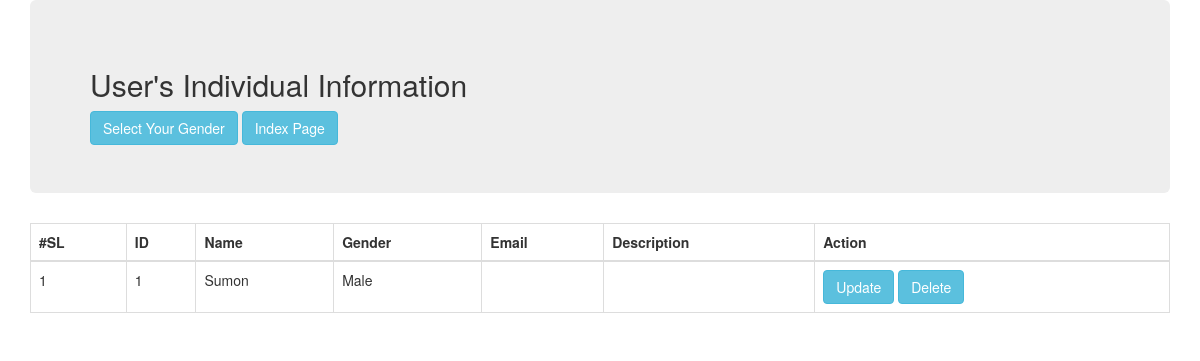
/views/SEIP128014/Gender/view.php?id=1, run on the app's committed database.
### tables this page shows
CREATE TABLE IF NOT EXISTS `gender` (
  `id` int(11) NOT NULL AUTO_INCREMENT,
  `name` varchar(55) NOT NULL,
  `email` varchar(255) NOT NULL,
  `description` text NOT NULL,
  `gender` varchar(255) NOT NULL,
  `trash_at` varchar(55) DEFAULT NULL,
  PRIMARY KEY (`id`)
);

### src/Bitm/SEIP128014/Gender/Gender.php (called while the page is built, shortened)
<?php
class Gender{
	public $conn;
	public $id;
	public function __construct(){
		$this->conn = new \mysqli("localhost","root","","atomicprojectb20") or die("Your are fail to connection!");
	}
	public function prepare(array $input){
		if (array_key_exists("id", $input)) {
			$this->id = $input["id"];
		}
		return $this;
	}
	public function selectById(){
		$sql = "SELECT * FROM `gender` WHERE `id`={$this->id}";
		$result = $this->conn->query($sql);
		$row = $result->fetch_object();
		return $row;
	}
}

### views/SEIP128014/Gender/view.php (the view, shortened to what this page needs)
<?php
$gender = new Gender();
$singleItem = $gender->prepare($_GET)->selectById();
?>
<!DOCTYPE html>
<html lang="en">
<head>
    <link href="../../../resource/bootstrap/css/bootstrap.min.css" rel="stylesheet">
</head>
<body>
<div class="container">
    <div class="row">
        <div class="col-lg-12">
            <div class="jumbotron">
                <h2>User's Individual Information</h2>
                <a href="create.php" class="btn btn-info">Select Your Gender</a>
                <a href="index.php" class="btn btn-info">Index Page</a>
            </div>
        </div>
    </div>
</div>
<div class="container">
    <div class="row">
        <div class="col-lg-12">
            <div class="table-responsive">
                <table class="table table-bordered">
                    <thead>
                    <tr>
                        <th>#SL</th>
                        <th>ID</th>
                        <th>Name</th>
                        <th>Gender</th>
                        <th>Email</th>
                        <th>Description</th>
                        <th>Action</th>
                    </tr>
                    </thead>
                    <tbody>
                    <tr>
                        <td><?php $sl=1; echo $sl; ?></td>
                        <td><?php echo $singleItem->id; ?></td>
                        <td><?php echo $singleItem->name; ?></td>
                        <td><?php echo $singleItem->gender;?></td>
                        <td><?php echo $singleItem->email;?></td>
                        <td><?php echo $singleItem->description;?></td>
                        <td>
                            <a href="edit.php?id=<?php echo $singleItem->id; ?>" class="btn btn-info">Update</a>
                            <a href="delete.php?id=<?php echo $singleItem->id; ?>" class="btn btn-info">Delete</a>
                        </td>
                    </tr>
                    </tbody>
                </table>
            </div>
        </div>
    </div>
</div>
</body>
</html>

### data on the page
gender: id "1", name "Sumon", gender "Male"

### other printed values
$sl "1"
